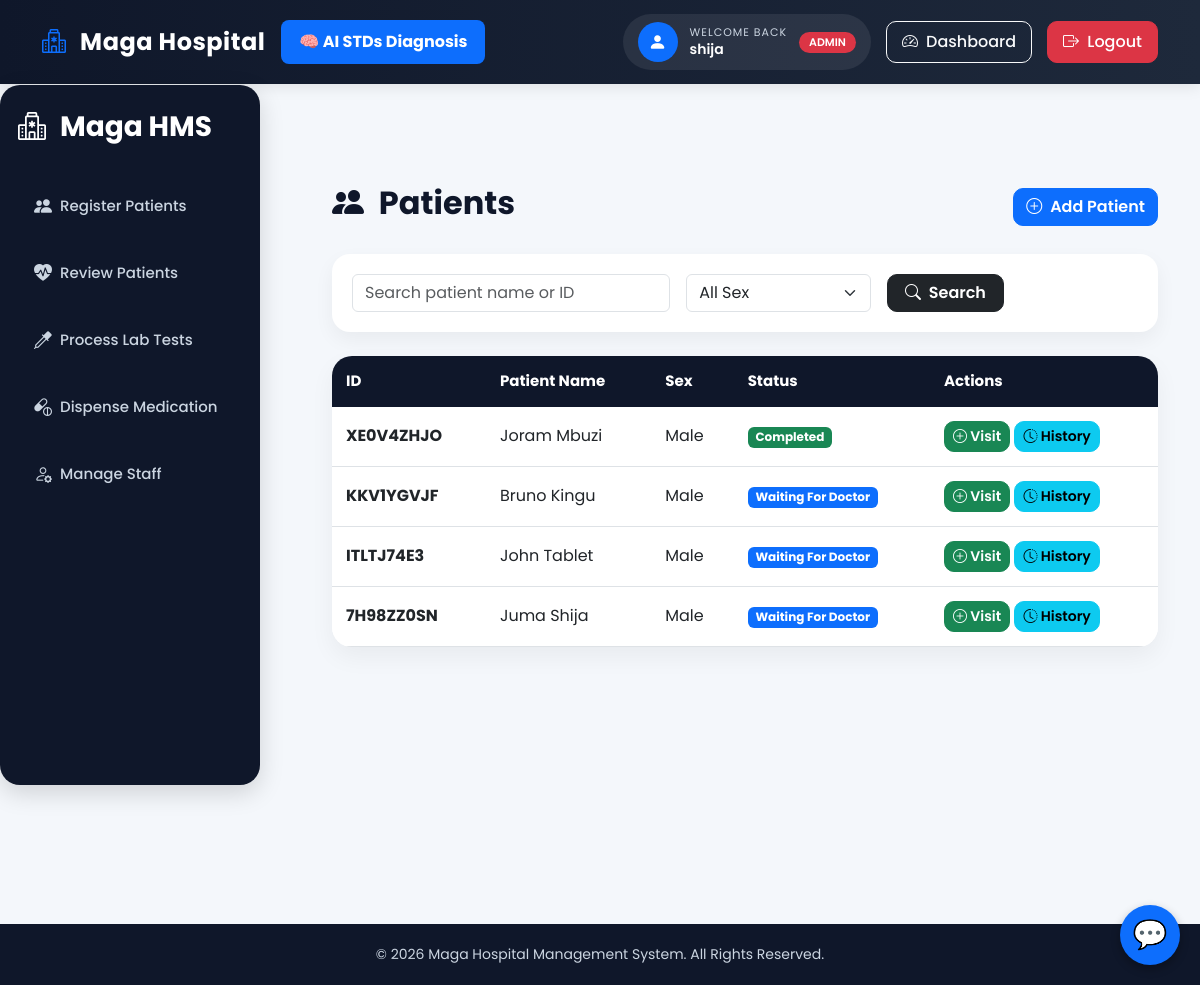
The app's page /patients/ (signed in), older data.
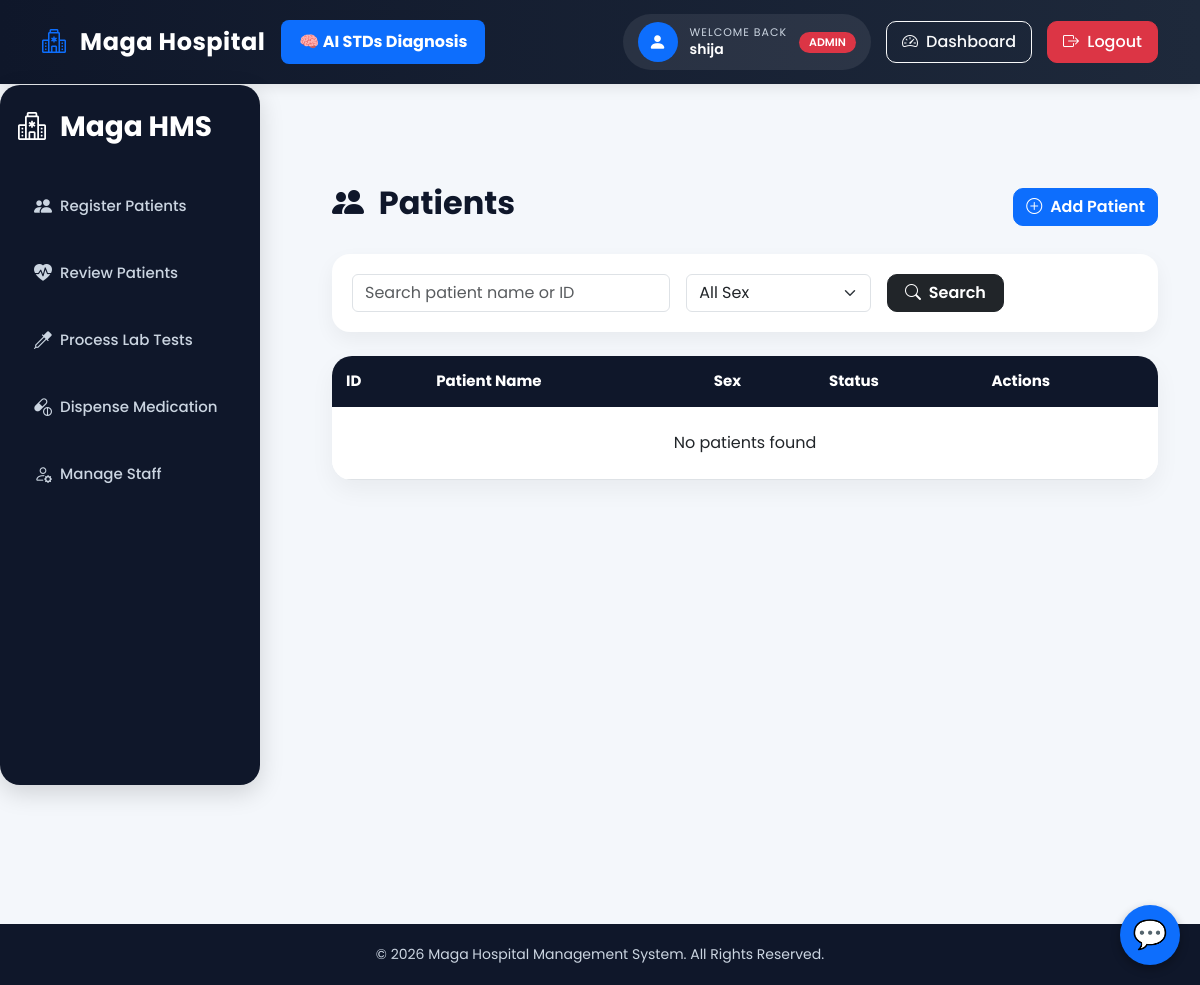
The same page, newer data.
### magahospital/models.py (models this page shows, shortened)
class Patient(models.Model):
    idno = models.CharField(
        max_length=9,
        unique=True,
        default=generate_random_code,
        editable=False
    )
    firstname = models.CharField(
        max_length=200
    )
    secondname = models.CharField(
        max_length=200
    )
    age = models.IntegerField()
    address = models.CharField(
        max_length=200
    )
    sex = models.CharField(
        max_length=1,
        choices=SEX
    )
    created_at = models.DateTimeField(
        default=timezone.now
    )
    class Meta:
        ordering = ['-created_at']

### magahospital/decorators.py (the view, shortened to what this page needs)
        @login_required
        def wrapper(request, *args, **kwargs):
            if request.user.is_superuser:
                return view_func(
                    request,
                    *args,
                    **kwargs
                )

### magahospital/context_processors.py (called while the page is built, shortened)
def user_roles(request):
    user = request.user
    return {
        'is_admin': user.is_superuser,
        'is_reception': user.groups.filter(
            name='Receptions'
        ).exists(),
        'is_doctor': user.groups.filter(
            name='Doctor'
        ).exists(),
        'is_lab': user.groups.filter(
            name='Lab'
        ).exists(),
        'is_dispense': user.groups.filter(
            name='Dispense'
        ).exists(),
    }

### magahospital/views.py (called while the page is built)
@role_required('Receptions')
def patient_list(request):
    query = request.GET.get('q')
    patients = Patient.objects.all().order_by('-idno')
    if query:
        patients = patients.filter(
            Q(firstname__icontains=query) |
            Q(secondname__icontains=query) |
            Q(idno__icontains=query)
        )
    for patient in patients:
        patient.latest_visit = Visit.objects.filter(
            patient=patient
    ).order_by('date').last()
    return render(
        request,
        'magahospital/patient_list.html',
        {
        'patients': patients
        }
    )

### magahospital/templates/magahospital/patient_list.html (shortened to what this page needs)
{% extends 'magahospital/base.html' %}
{% load static %}
{% block content %}
<div class="d-flex justify-content-between align-items-center mb-4">
    <h2 class="page-title">
        <i class="bi bi-people-fill me-2"></i>
        Patients
    </h2>
    <a href="{% url 'create_patient' %}"
       class="btn btn-primary btn-custom">
        <i class="bi bi-plus-circle me-1"></i>
        Add Patient
    </a>
</div>
<div class="search-card mb-4">
    <form method="GET" class="row g-3">
        <div class="col-md-5">
            <input type="text"
                   name="q"
                   class="form-control"
                   placeholder="Search patient name or ID"
                   value="{{ request.GET.q }}">
        </div>
        <div class="col-md-3">
            <select name="sex" class="form-select">
                <option value="">All Sex</option>
            </select>
        </div>
        <div class="col-md-2">
            <button type="submit"
                    class="btn btn-dark w-100 btn-custom">
                <i class="bi bi-search me-1"></i>
                Search
            </button>
        </div>
    </form>
</div>
<div class="table-card">
    <table class="table table-hover custom-table mb-0">
        <thead>
            <tr>
                <th>ID</th>
                <th>Patient Name</th>
                <th>Sex</th>
                <th>Status</th>
                <th>Actions</th>
            </tr>
        </thead>
        <tbody>
        {% for patient in patients %}
            <tr>
                <td>
                    <strong>
                        {{ patient.idno }}
                    </strong>
                </td>
                <td>
                    {{ patient.firstname }}
                    {{ patient.secondname }}
                </td>
                <td>
                    {% if patient.sex == "M" %}
                        Male
                    {% else %}
                        Female
                    {% endif %}
                </td>
<td>
{% with latest_visit=patient.latest_visit %}
    {% if latest_visit %}
        {% if latest_visit.status == "Doctor" %}
            <span class="badge bg-primary">
                Waiting For Doctor
            </span>
        {% elif latest_visit.status == "Lab" %}
            <span class="badge bg-warning text-dark">
                Waiting For Laboratory
            </span>
        {% elif latest_visit.status == "Prescription" %}
            <span class="badge bg-info text-dark">
                Waiting For Prescription
            </span>
        {% elif latest_visit.status == "Dispense" %}
            <span class="badge bg-danger">
                Waiting For Dispense
            </span>
        {% elif latest_visit.status == "Completed" %}
            <span class="badge bg-success">
                Completed
            </span>
        {% else %}
            <span class="badge bg-secondary">
                {{ latest_visit.status }}
            </span>
        {% endif %}
    {% else %}
        <span class="badge bg-secondary">
            No Visit
        </span>
    {% endif %}
{% endwith %}
</td>
                <td>
                    <a href="{% url 'create_visit' patient.id %}"
                       class="btn btn-success btn-sm btn-custom">
                        <i class="bi bi-plus-circle"></i>
                        Visit
                    </a>
                    <a href="{% url 'patient_history' patient.id %}"
                       class="btn btn-info btn-sm btn-custom">
                        <i class="bi bi-clock-history"></i>
                        History
                    </a>
                </td>
            </tr>
        {% empty %}
            <tr>
                <td colspan="5" class="text-center p-4">
                    No patients found
                </td>
            </tr>
        {% endfor %}
        </tbody>
    </table>
</div>
{% endblock %}

### magahospital/templates/magahospital/base.html (shortened to what this page needs)
{% load static %}
<!DOCTYPE html>
<html lang="en">
<head>
    <link href="https://cdn.jsdelivr.net/npm/bootstrap@5.3.0/dist/css/bootstrap.min.css" rel="stylesheet">
    <link href="https://cdn.jsdelivr.net/npm/bootstrap-icons@1.11.3/font/bootstrap-icons.min.css" rel="stylesheet">
    <link rel="stylesheet" href="{% static 'css/style.css' %}">
    <link rel="stylesheet" href="{% static 'css/chatbot.css' %}">
    <link rel="stylesheet" href="{% static 'css/style.css' %}">
</head>
<body>
<nav class="navbar navbar-expand-lg navbar-dark">
    <div class="container">
        <a class="navbar-brand" href="{% url 'index' %}">
            <i class="bi bi-hospital me-2"></i>
            Maga Hospital
        </a>
        <div class="collapse navbar-collapse" id="navbarContent">
        <a href="/predict/" class="ai-nav-btn me-4">
    🧠 AI STDs Diagnosis
        </a>
            <div class="ms-auto user-section">
                {% if request.user.is_authenticated %}
                <div class="welcome-box">
                    <div class="avatar">
                        <i class="bi bi-person-fill"></i>
                    </div>
                    <div class="welcome-text">
                        <small>WELCOME BACK</small>
                        <span>
                            {{ request.user.username }}
                        </span>
                    </div>
                    {% if is_admin %}
                        <span class="badge bg-danger role-badge">
                            ADMIN
                        </span>
                    {% elif is_doctor %}
                        <span class="badge bg-success role-badge">
                            DOCTOR
                        </span>
                    {% elif is_lab %}
                        <span class="badge bg-warning text-dark role-badge">
                            LAB
                        </span>
                    {% elif is_dispense %}
                        <span class="badge bg-primary role-badge">
                            DISPENSER
                        </span>
                    {% else %}
                        <span class="badge bg-secondary role-badge">
                            STAFF
                        </span>
                    {% endif %}
                </div>
                <a href="{% url 'dashboard' %}"
                   class="btn btn-outline-light nav-btn">
                    <i class="bi bi-speedometer2 me-1"></i>
                    Dashboard
                </a>
                <a href="{% url 'logout' %}"
                   class="btn btn-danger nav-btn">
                    <i class="bi bi-box-arrow-right me-1"></i>
                    Logout
                </a>
                {% endif %}
            </div>
        </div>
    </div>
</nav>
<div class="main-layout">
    {% include 'magahospital/sidebar.html' %}
    <div class="main-content">
        <div class="container-fluid">
            {% block content %}
            {% endblock %}
        </div>
    </div>
</div>
<footer>
    <div class="container">
        <p>
            © 2026 Maga Hospital Management System. All Rights Reserved.
        </p>
    </div>
</footer>
<div class="chat-circle" id="chat-toggle">
    💬
</div>
</body>
</html>

### magahospital/templates/magahospital/sidebar.html
<div class="sidebar">
    <h2 class="sidebar-title">
        <i class="bi bi-hospital me-2"></i>
        Maga HMS
    </h2>
    <ul class="sidebar-links">
        {% if is_reception or is_admin %}
        <li>
            <a href="{% url 'patient_list' %}">
                <i class="bi bi-people-fill me-2"></i>
                Register Patients
            </a>
        </li>
        {% endif %}
        {% if is_doctor or is_admin %}
        <li>
            <a href="{% url 'doctor_queue' %}">
                <i class="bi bi-heart-pulse-fill me-2"></i>
                Review Patients
            </a>
        </li>
        {% endif %}
        {% if is_lab or is_admin %}
        <li>
            <a href="{% url 'lab_queue' %}">
                <i class="bi bi-eyedropper me-2"></i>
                Process Lab Tests
            </a>
        </li>
        {% endif %}
        {% if is_dispense or is_admin %}
        <li>
            <a href="{% url 'dispense_queue' %}">
                <i class="bi bi-capsule-pill me-2"></i>
                Dispense Medication
            </a>
        </li>
        {% endif %}
        {% if request.user.is_superuser %}
        <li>
            <a href="{% url 'staff_management' %}">
                <i class="bi bi-person-gear me-2"></i>
                Manage Staff
            </a>
        </li>
        {% endif %}
    </ul>
</div>

### magahospital/static/css/style.css (style rules this page uses)
* { margin:0; padding:0; box-sizing:border-box; }
body { font-family:'Poppins', sans-serif; background:#f4f7fb; color:#333; }
.navbar { background: linear-gradient(90deg, #0f172a, #1e293b) !important; padding:14px 0; box-shadow:0 2px 15px rgba(0,0,0,0.1); }
.navbar-brand { font-size:1.5rem; font-weight:700; color:#fff !important; letter-spacing:0.5px; }
.navbar-brand i { color:#0d6efd; }
.ai-nav-btn { background:#0d6efd; color:#fff !important; padding:10px 18px; border-radius:8px; text-decoration:none; font-weight:bold; transition:0.3s; }
.user-section { display:flex; align-items:center; gap:15px; }
.welcome-box { display:flex; align-items:center; gap:12px; background:rgba(255,255,255,0.08); padding:8px 15px; border-radius:50px; }
.avatar { width:40px; height:40px; border-radius:50%; background:#0d6efd; display:flex; align-items:center; justify-content:center; color:#fff; font-size:18px; }
.welcome-text { line-height:1.2; }
.welcome-text small { display:block; color:#cbd5e1; font-size:11px; letter-spacing:1px; }
.welcome-text span { color:#fff; font-size:14px; font-weight:600; }
.role-badge { font-size:11px; padding:5px 10px; border-radius:20px; font-weight:600; }
.nav-btn { border-radius:10px; padding:8px 15px; font-weight:500; transition:0.3s; }
.main-content { margin-left:290px; padding:100px 30px 30px; width:100%; min-height:100vh; }
footer { background:#0f172a; color:#fff; text-align:center; padding:20px 0; margin-top:40px; }
footer p { margin:0; font-size:14px; color:#cbd5e1; }
.main-layout { display: flex; min-height: 100vh; }
.sidebar { width: 260px; background: #0f172a; color: white; padding: 25px 18px; position: fixed; top: 85px; left: 0; height: calc(100vh - 100px); overflow-y: auto; border-radius: 20px; box-shadow: 0 8px 25px rgba(0,0,0,0.15); }
.sidebar-title { font-size: 28px; font-weight: 700; margin-bottom: 35px; color: #ffffff; }
.sidebar-links { list-style: none; padding: 0; margin: 0; }
.sidebar-links li { margin-bottom: 12px; }
.sidebar-links a { display: flex; align-items: center; padding: 14px 16px; border-radius: 14px; color: #cbd5e1; text-decoration: none; font-weight: 500; transition: 0.3s ease; font-size: 15px; }
.sidebar-links i { font-size: 18px; }

### magahospital/static/css/chatbot.css (style rules this page uses)
.chat-circle { position: fixed; bottom: 20px; right: 20px; width: 60px; height: 60px; background: #0d6efd; color: white; border-radius: 50%; display: flex; justify-content: center; align-items: center; font-size: 28px; cursor: pointer; box-shadow: 0 4px 10px rgba(0,0,0,0.3); z-index: 9999; }

### magahospital/templates/magahospital/patient_list.html (style rules this page uses)
.page-title { font-weight:700; color:#0f172a; }
.table-card { background:#fff; border:none; border-radius:20px; box-shadow:0 10px 25px rgba(0,0,0,0.05); overflow:hidden; }
.custom-table th { background:#0f172a; color:#fff; border:none; padding:14px; font-size:15px; }
.custom-table td { vertical-align:middle; padding:14px; }
.search-card { background:#fff; border:none; border-radius:18px; box-shadow:0 8px 20px rgba(0,0,0,0.05); padding:20px; }
.btn-custom { border-radius:10px; font-weight:600; }

Row changes from the older to the newer data that the page shows:
removed Patient: idno "XE0V4ZHJO", firstname "Joram", secondname "Mbuzi", sex "Male", shows "Completed"
removed Patient: idno "KKV1YGVJF", firstname "Bruno", secondname "Kingu", sex "Male", shows "Waiting For Doctor"
removed Patient: idno "ITLTJ74E3", firstname "John", secondname "Tablet", sex "Male", shows "Waiting For Doctor"
removed Patient: idno "7H98ZZ0SN", firstname "Juma", secondname "Shija", sex "Male", shows "Waiting For Doctor"
Text that changed along with them:
text now shown: "No patients found"
